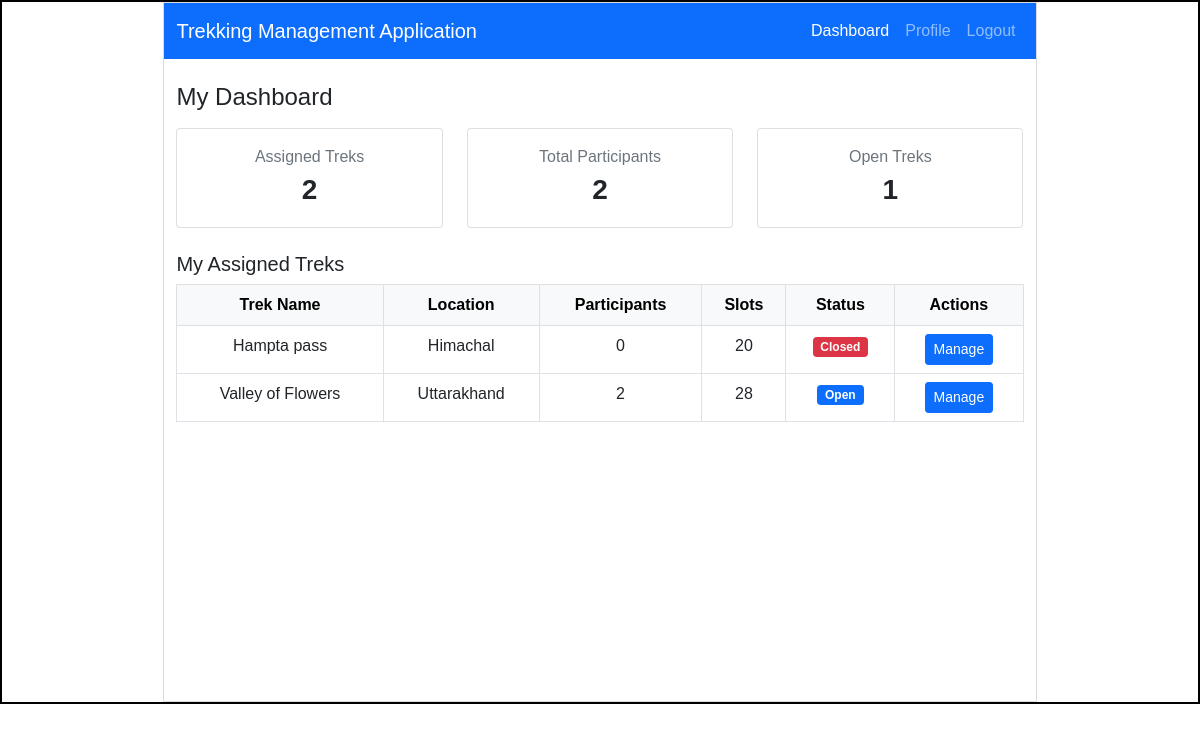
Page /trek_staff/dashboard/3 (signed in) on the committed database.
### models.py (models this page shows)
class Trek(db.Model):
    __tablename__ = "trek"
    id = db.Column(db.Integer  , primary_key = True)
    trek_name = db.Column(db.String() , nullable = False)
    location = db.Column(db.String(100),nullable=False)
    difficulty = db.Column(db.String(20),nullable=False)
    duration = db.Column(db.Integer,nullable=False)
    available_slots = db.Column(db.Integer,nullable=False)
    trek_status = db.Column(db.String(20),nullable=False,default = "Pending")
    start_date = db.Column(db.Date,nullable=False)
    end_date = db.Column(db.Date,nullable=False)
    description = db.Column(db.Text)
    staff_id = db.Column(db.Integer,db.ForeignKey("staff_profile.id"), nullable = True)
    bookings = db.relationship("Booking",backref = "trek",lazy=True) # One Trek -> Many Bookings

### app.py (the view)
@app.route("/trek_staff/dashboard/<int:user_id>")
@role_required("trek_staff")
@login_required
def trek_staff_dashboard(user_id):
    user = User.query.get_or_404(user_id)
    staff_profile = user.staff_profile
    assigned_treks = staff_profile.treks
    trek_counts = {}
    for trek in assigned_treks:
        trek_counts[trek.id] = Booking.query.filter(
            Booking.trek_id == trek.id,
            Booking.booking_status.in_(["Booked", "Started", "Completed"])
        ).count()
    total_participants = sum(trek_counts.values())
    open_treks_count = sum(1 for trek in assigned_treks if trek.trek_status == "Open")
    return render_template(
        "trek_staff_dashboard.html",
        user=user,
        treks=assigned_treks,
        trek_counts=trek_counts,
        total_participants=total_participants,
        open_treks_count=open_treks_count)

### app.py (called while the page is built)
def login_required(f):
    @wraps(f)
    def wrapper(*args, **kwargs):
        if 'user_id' not in session:
            flash("Please log in to continue.", "warning")
            return redirect(url_for("login"))
        if 'user_id' in kwargs and kwargs['user_id'] != session['user_id']:
            flash("You don't have access to that page.", "warning")
            return _redirect_to_own_area()
        return f(*args, **kwargs)
    return wrapper

def role_required(*roles):
    def decorator(f):
        @wraps(f)
        def wrapper(*args, **kwargs):
            if 'user_id' not in session:
                flash("Please log in to continue.", "warning")
                return redirect(url_for("login"))
            if session.get('role') not in roles:
                flash("You don't have access to that page.", "warning")
                return _redirect_to_own_area()
            return f(*args, **kwargs)
        return wrapper
    return decorator

### templates/trek_staff_dashboard.html (shortened to what this page needs)
<!DOCTYPE html>
<html lang="en">
<head>
    <link rel="stylesheet" href="{{ url_for('static', filename='style.css') }}">
    <link href="https://cdn.jsdelivr.net/npm/bootstrap@5.0.2/dist/css/bootstrap.min.css" rel="stylesheet">
</head>
<body>
    <div id="main">
        <div id="canvas">
            <nav class="navbar navbar-expand-lg navbar-dark bg-primary">
                <div class="container-fluid">
                    <a class="navbar-brand" href="/trek_staff/dashboard/{{ user.id }}">Trekking Management Application</a>
                    <div class="navbar-nav ms-auto">
                        <a class="nav-link active" href="/trek_staff/dashboard/{{ user.id }}">Dashboard</a>
                        <a class="nav-link" href="/trek_staff/profile/{{ user.id }}">Profile</a>
                        <a class="nav-link" href="/logout">Logout</a>
                    </div>
                </div>
            </nav>
            <div class="container mt-4">
                <h4 class="mb-3">My Dashboard</h4>
                <div class="row mb-4">
                    <div class="col-md-4">
                        <div class="card text-center p-3">
                            <div class="text-muted">Assigned Treks</div>
                            <div class="fs-3 fw-bold">{{ treks|length }}</div>
                        </div>
                    </div>
                    <div class="col-md-4">
                        <div class="card text-center p-3">
                            <div class="text-muted">Total Participants</div>
                            <div class="fs-3 fw-bold">{{ total_participants }}</div>
                        </div>
                    </div>
                    <div class="col-md-4">
                        <div class="card text-center p-3">
                            <div class="text-muted">Open Treks</div>
                            <div class="fs-3 fw-bold">{{ open_treks_count }}</div>
                        </div>
                    </div>
                </div>
                <h5 class="mb-2">My Assigned Treks</h5>
                {% if treks %}
                <div style="max-height: 400px; overflow-y: auto;">
                    <table class="table table-bordered table-hover text-center">
                        <thead class="table-light">
                            <tr>
                                <th>Trek Name</th>
                                <th>Location</th>
                                <th>Participants</th>
                                <th>Slots</th>
                                <th>Status</th>
                                <th>Actions</th>
                            </tr>
                        </thead>
                        <tbody>
                            {% for trek in treks %}
                            <tr>
                                <td>{{ trek.trek_name }}</td>
                                <td>{{ trek.location }}</td>
                                <td>{{ trek_counts[trek.id] }}</td>
                                <td>{{ trek.available_slots }}</td>
                                <td>
                                    {% if trek.trek_status == "Open" %}
                                        <span class="badge bg-primary">Open</span>
                                    {% elif trek.trek_status == "Started" %}
                                        <span class="badge bg-success">Started</span>
                                    {% elif trek.trek_status == "Completed" %}
                                        <span class="badge bg-success">Completed</span>
                                    {% elif trek.trek_status == "Closed" %}
                                        <span class="badge bg-danger">Closed</span>
                                    {% else %}
                                        <span class="badge bg-light text-dark">{{ trek.trek_status }}</span>
                                    {% endif %}
                                </td>
                                <td>
                                    <a href="/trek_staff/trek/manage/{{ trek.id }}/{{ user.id }}" class="btn btn-primary btn-sm">Manage</a>
                                </td>
                            </tr>
                            {% endfor %}
                        </tbody>
                    </table>
                </div>
                {% else %}
                <div class="alert alert-info">No treks have been assigned to you yet.</div>
                {% endif %}
            </div>
        </div>
    </div>
</body>
</html>

### static/style.css (style rules this page uses)
* { margin:0px; font-family: Arial, Helvetica, sans-serif; }
#main { border:2px solid black; margin-top: 0px; }
#canvas { border:1px solid #dcdcdc; width:73%; height:700px; margin:auto; }
table { max-height: 20px; overflow-y: auto; }

### rows in the picture
Trek: trek_name "Hampta pass", location "Himachal", trek_counts "0", available_slots "20", trek_status "Closed"
Trek: trek_name "Valley of Flowers", location "Uttarakhand", staff "2", available_slots "28", trek_status "Open"

### other values in the picture
{{ treks|length }} "2"
{{ total_participants }} "2"
{{ open_treks_count }} "1"
